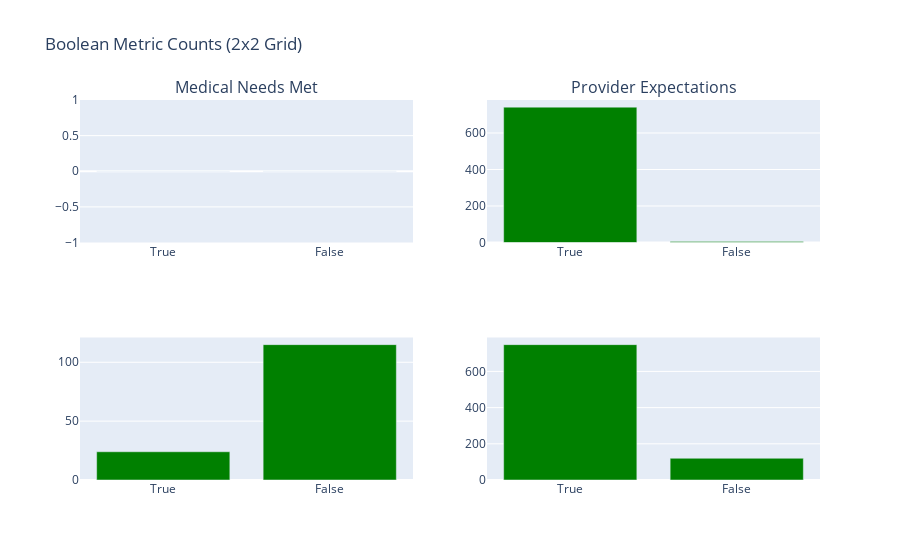
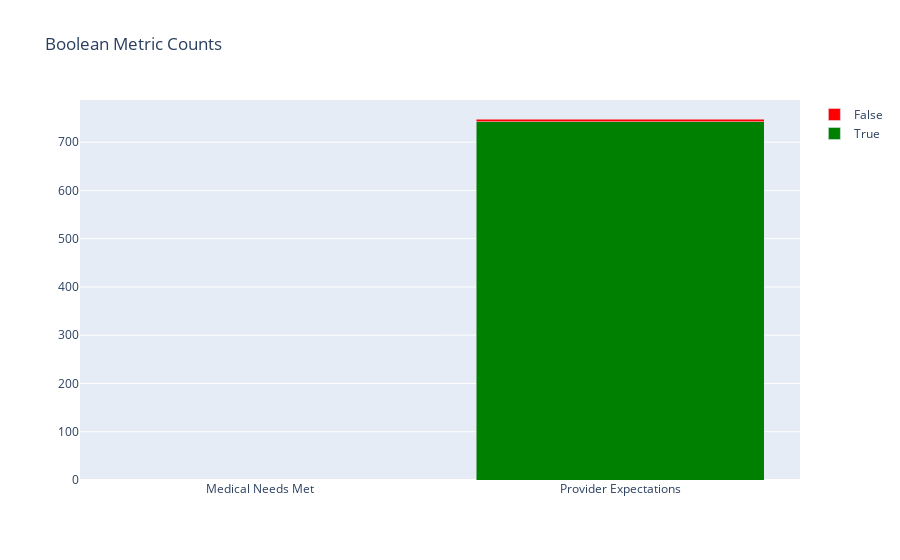

Source (notebook cell) for these figures, in order:
### Code cell
from plotly.subplots import make_subplots
# Create dataset for analysis
query = """
SELECT
    SUM(CASE WHEN medical_needs_met = 1 THEN 1 ELSE 0 END) AS medical_needs_met_true,
    SUM(CASE WHEN medical_needs_met = 0 THEN 1 ELSE 0 END) AS medical_needs_met_false,
    SUM(CASE WHEN provider_expectations = 1 THEN 1 ELSE 0 END) AS provider_expectations_true,
    SUM(CASE WHEN provider_expectations = 0 THEN 1 ELSE 0 END) AS provider_expectations_false,
    SUM(CASE WHEN clinical_trial_interest = 1 THEN 1 ELSE 0 END) AS trial_interest_true,
    SUM(CASE WHEN clinical_trial_interest = 0 THEN 1 ELSE 0 END) AS trial_interest_false,
    SUM(CASE WHEN survey_interest = 1 THEN 1 ELSE 0 END) AS survey_interest_true,
    SUM(CASE WHEN survey_interest = 0 THEN 1 ELSE 0 END) AS survey_interest_false
FROM client_satisfaction
"""

df = pd.read_sql(query, engine)

metrics1 = ['Medical Needs Met', 'Provider Expectations']
metrics2 = ['Trial Interest', 'Survey Interest']

true_counts = [
    df['medical_needs_met_true'][0],
    df['provider_expectations_true'][0],
    df['trial_interest_true'][0],
    df['survey_interest_true'][0]
]
false_counts = [
    df['medical_needs_met_false'][0],
    df['provider_expectations_false'][0],
    df['trial_interest_false'][0],
    df['survey_interest_false'][0]
]
# fig = make_subplots(rows=2,cols=2,subplot_titles=metrics1)
# fig.add_trace(go.Bar(name='True', x=['True', 'False'], y=[true_counts[0], false_counts[0]], marker_color='green'), row=1, col=1)
# fig.add_trace(go.Bar(name='True', x=['True', 'False'], y=[true_counts[1], false_counts[1]], marker_color='green'), row=1, col=2)
# fig.add_trace(go.Bar(name='True', x=['True', 'False'], y=[true_counts[2], false_counts[2]], marker_color='green'), row=2, col=1)
# fig.add_trace(go.Bar(name='True', x=['True', 'False'], y=[true_counts[3], false_counts[3]], marker_color='green'), row=2, col=2)
# fig.update_layout(title_text="Boolean Metric Counts (2x2 Grid)", showlegend=False)
# fig.show()


# fig = go.Figure(data=[
#     go.Bar(name='True', x=metrics1, y=true_counts, marker_color='green'),
#     go.Bar(name='False', x=metrics1, y=false_counts, marker_color='red')
# ])
# fig.update_layout(barmode='stack', title='Boolean Metric Counts')
# fig.show()

for i, metric in enumerate(metrics1):
    fig = go.Figure(data=[
        go.Pie(
            labels=['True', 'False'],
            values=[true_counts[i], false_counts[i]],
            marker=dict(colors=['green', 'red'])
        )
    ])
    fig.update_layout(title=f"{metric} (True vs False)")
    fig.show()

### Figure 1 — Plotly figure (JSON) as saved in the notebook; plotly's stock layout.template omitted (floating-point values rounded to 4 significant figures)
{"data": [{"marker": {"color": "green"}, "name": "True", "type": "bar", "x": ["True", "False"], "xaxis": "x", "y": [0, 0], "yaxis": "y"}, {"marker": {"color": "green"}, "name": "True", "type": "bar", "x": ["True", "False"], "xaxis": "x2", "y": [742, 6], "yaxis": "y2"}, {"marker": {"color": "green"}, "name": "True", "type": "bar", "x": ["True", "False"], "xaxis": "x3", "y": [24, 115], "yaxis": "y3"}, {"marker": {"color": "green"}, "name": "True", "type": "bar", "x": ["True", "False"], "xaxis": "x4", "y": [748, 120], "yaxis": "y4"}], "layout": {"annotations": [{"font": {"size": 16}, "showarrow": false, "text": "Medical Needs Met", "x": 0.225, "xanchor": "center", "xref": "paper", "y": 1, "yanchor": "bottom", "yref": "paper"}, {"font": {"size": 16}, "showarrow": false, "text": "Provider Expectations", "x": 0.775, "xanchor": "center", "xref": "paper", "y": 1, "yanchor": "bottom", "yref": "paper"}], "showlegend": false, "title": {"text": "Boolean Metric Counts (2x2 Grid)"}, "xaxis": {"anchor": "y", "domain": [0, 0.45]}, "xaxis2": {"anchor": "y2", "domain": [0.55, 1]}, "xaxis3": {"anchor": "y3", "domain": [0, 0.45]}, "xaxis4": {"anchor": "y4", "domain": [0.55, 1]}, "yaxis": {"anchor": "x", "domain": [0.625, 1]}, "yaxis2": {"anchor": "x2", "domain": [0.625, 1]}, "yaxis3": {"anchor": "x3", "domain": [0, 0.375]}, "yaxis4": {"anchor": "x4", "domain": [0, 0.375]}}}

### Figure 2 — Plotly figure (JSON) as saved in the notebook; plotly's stock layout.template omitted (floating-point values rounded to 4 significant figures)
{"data": [{"marker": {"color": "green"}, "name": "True", "type": "bar", "x": ["Medical Needs Met", "Provider Expectations"], "y": [0, 742, 24, 748]}, {"marker": {"color": "red"}, "name": "False", "type": "bar", "x": ["Medical Needs Met", "Provider Expectations"], "y": [0, 6, 115, 120]}], "layout": {"barmode": "stack", "title": {"text": "Boolean Metric Counts"}}}
